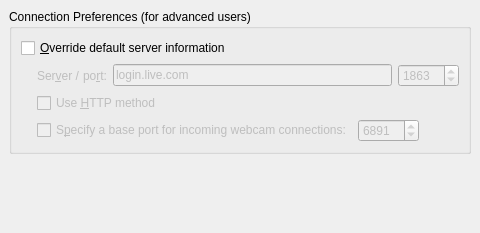
     <widget class="QWidget" name="TabPage" >
      <attribute name="title" >
       <string>Co&amp;nnection</string>
      </attribute>
      <layout class="QVBoxLayout" >
       <property name="spacing" >
        <number>6</number>
       </property>
       <property name="leftMargin" >
        <number>9</number>
       </property>
       <property name="topMargin" >
        <number>9</number>
       </property>
       <property name="rightMargin" >
        <number>9</number>
       </property>
       <property name="bottomMargin" >
        <number>9</number>
       </property>
       <item>
        <widget class="QGroupBox" name="groupBox_4" >
         <property name="title" >
          <string>Connection Preferences (for advanced users)</string>
         </property>
         <layout class="QVBoxLayout" >
          <property name="spacing" >
           <number>6</number>
          </property>
          <property name="leftMargin" >
           <number>9</number>
          </property>
          <property name="topMargin" >
           <number>9</number>
          </property>
          <property name="rightMargin" >
           <number>9</number>
          </property>
          <property name="bottomMargin" >
           <number>9</number>
          </property>
          <item>
           <widget class="QCheckBox" name="optionOverrideServer" >
            <property name="text" >
             <string>&amp;Override default server information</string>
            </property>
           </widget>
          </item>
          <item>
           <layout class="QGridLayout" >
            <property name="leftMargin" >
             <number>0</number>
            </property>
            <property name="topMargin" >
             <number>0</number>
            </property>
            <property name="rightMargin" >
             <number>0</number>
            </property>
            <property name="bottomMargin" >
             <number>0</number>
            </property>
            <property name="horizontalSpacing" >
             <number>6</number>
            </property>
            <property name="verticalSpacing" >
             <number>6</number>
            </property>
            <item row="0" column="1" >
             <layout class="QHBoxLayout" >
              <property name="spacing" >
               <number>6</number>
              </property>
              <property name="leftMargin" >
               <number>0</number>
              </property>
              <property name="topMargin" >
               <number>0</number>
              </property>
              <property name="rightMargin" >
               <number>0</number>
              </property>
              <property name="bottomMargin" >
               <number>0</number>
              </property>
              <item>
               <layout class="QHBoxLayout" >
                <property name="spacing" >
                 <number>3</number>
                </property>
                <property name="leftMargin" >
                 <number>0</number>
                </property>
                <property name="topMargin" >
                 <number>0</number>
                </property>
                <property name="rightMargin" >
                 <number>0</number>
                </property>
                <property name="bottomMargin" >
                 <number>0</number>
                </property>
                <item>
                 <widget class="QLabel" name="labelServer" >
                  <property name="enabled" >
                   <bool>false</bool>
                  </property>
                  <property name="text" >
                   <string>Ser&amp;ver /</string>
                  </property>
                  <property name="buddy" >
                   <cstring>m_serverName</cstring>
                  </property>
                 </widget>
                </item>
                <item>
                 <widget class="QLabel" name="labelPort" >
                  <property name="enabled" >
                   <bool>false</bool>
                  </property>
                  <property name="text" >
                   <string>po&amp;rt:</string>
                  </property>
                  <property name="buddy" >
                   <cstring>m_serverPort</cstring>
                  </property>
                 </widget>
                </item>
               </layout>
              </item>
              <item>
               <widget class="QLineEdit" name="m_serverName" >
                <property name="enabled" >
                 <bool>false</bool>
                </property>
                <property name="sizePolicy" >
                 <sizepolicy vsizetype="Fixed" hsizetype="MinimumExpanding" >
                  <horstretch>0</horstretch>
                  <verstretch>0</verstretch>
                 </sizepolicy>
                </property>
                <property name="toolTip" >
                 <string>Only modify these values if you want to use a special IM proxy server, like SIMP</string>
                </property>
                <property name="whatsThis" >
                 <string>Only modify these values if you want to use a special IM proxy server, like SIMP</string>
                </property>
                <property name="text" >
                 <string>login.live.com</string>
                </property>
               </widget>
              </item>
              <item>
               <widget class="QSpinBox" name="m_serverPort" >
                <property name="enabled" >
                 <bool>false</bool>
                </property>
                <property name="toolTip" >
                 <string>Only modify these values if you want to use a special IM proxy server, like SIMP</string>
                </property>
                <property name="whatsThis" >
                 <string>Only modify these values if you want to use a special IM proxy server, like SIMP</string>
                </property>
                <property name="minimum" >
                 <number>1</number>
                </property>
                <property name="maximum" >
                 <number>65535</number>
                </property>
                <property name="value" >
                 <number>1863</number>
                </property>
               </widget>
              </item>
             </layout>
            </item>
            <item rowspan="2" row="0" column="0" >
             <spacer>
              <property name="orientation" >
               <enum>Qt::Horizontal</enum>
              </property>
              <property name="sizeType" >
               <enum>QSizePolicy::Fixed</enum>
              </property>
              <property name="sizeHint" >
               <size>
                <width>16</width>
                <height>20</height>
               </size>
              </property>
             </spacer>
            </item>
            <item row="1" column="1" >
             <widget class="QCheckBox" name="optionUseHttpMethod" >
              <property name="enabled" >
               <bool>false</bool>
              </property>
              <property name="whatsThis" >
               <string>Connect to Windows Live Messenger using an HTTP-like protocol on port 80.
This may be used to connect on a network with a restrictive firewall.
Only check this option if the normal connection doesn't work.</string>
              </property>
              <property name="text" >
               <string>Use &amp;HTTP method</string>
              </property>
             </widget>
            </item>
            <item row="2" column="1" >
             <layout class="QHBoxLayout" >
              <property name="spacing" >
               <number>6</number>
              </property>
              <property name="leftMargin" >
               <number>0</number>
              </property>
              <property name="topMargin" >
               <number>0</number>
              </property>
              <property name="rightMargin" >
               <number>0</number>
              </property>
              <property name="bottomMargin" >
               <number>0</number>
              </property>
              <item>
               <widget class="QCheckBox" name="m_useWebcamPort" >
                <property name="enabled" >
                 <bool>false</bool>
                </property>
                <property name="whatsThis" >
                 <string>If you are behind a firewall, you may specify a base port to use for the incoming connection, and configure your firewall to accept connections on a range of 10 ports, starting at this one. Incoming connections are used for the webcam. If you don't specify a port yourself, the operating system will choose an available port for you. It is recommended to leave the checkbox unchecked.</string>
                </property>
                <property name="text" >
                 <string>S&amp;pecify a base port for incoming webcam connections:</string>
                </property>
               </widget>
              </item>
              <item>
               <widget class="QSpinBox" name="m_webcamPort" >
                <property name="enabled" >
                 <bool>false</bool>
                </property>
                <property name="whatsThis" >
                 <string>If you are behind a firewall, you may specify a base port to use for the incoming connection, and configure your firewall to accept connections on a range of 10 ports, starting at this one. Incoming connections are used for the webcam. If you don't specify a port yourself, the operating system will choose an available port for you. It is recommended to leave the checkbox unchecked.</string>
                </property>
                <property name="minimum" >
                 <number>1</number>
                </property>
                <property name="maximum" >
                 <number>65535</number>
                </property>
                <property name="value" >
                 <number>6891</number>
                </property>
               </widget>
              </item>
              <item>
               <spacer>
                <property name="orientation" >
                 <enum>Qt::Horizontal</enum>
                </property>
                <property name="sizeHint" >
                 <size>
                  <width>40</width>
                  <height>20</height>
                 </size>
                </property>
               </spacer>
              </item>
             </layout>
            </item>
           </layout>
          </item>
         </layout>
        </widget>
       </item>
       <item>
        <spacer>
         <property name="orientation" >
          <enum>Qt::Vertical</enum>
         </property>
         <property name="sizeType" >
          <enum>QSizePolicy::Expanding</enum>
         </property>
         <property name="sizeHint" >
          <size>
           <width>21</width>
           <height>70</height>
          </size>
         </property>
        </spacer>
       </item>
      </layout>
     </widget>
